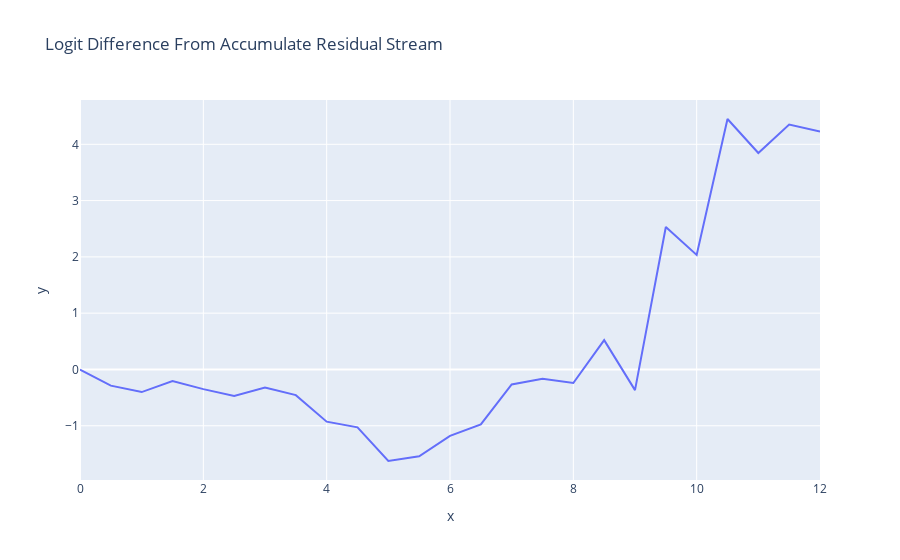
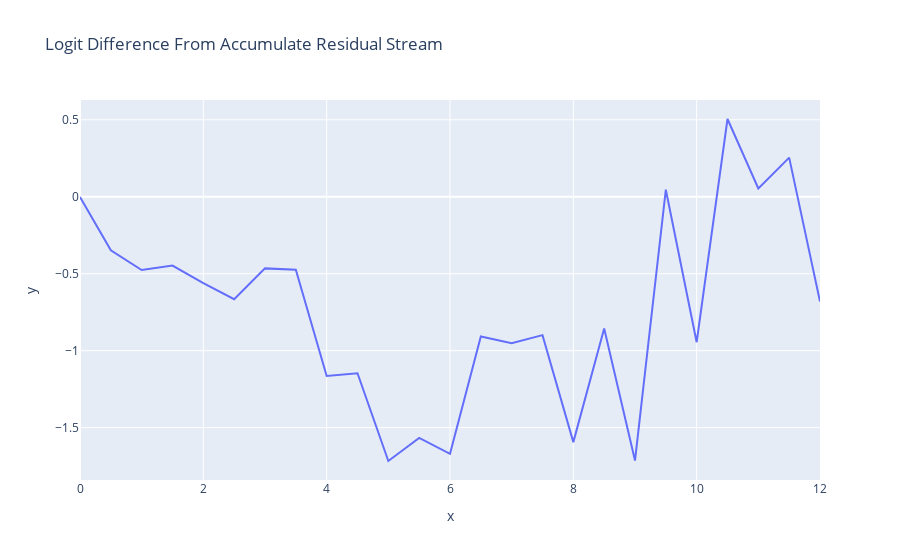

Notebook code cell kept with these figures, in order:
### Code cell
prompt = fact_prompts[sentence_idx]
prompt_1 = prompt["sentence_1"].format(
    subject=prompt["subject_1"], obj=""
)
prompt_2 = prompt["sentence_2"].format(
    subject=prompt["subject_2"], obj=""
)

layer_logit_difference_accumulate(prompt_1, logit_diff_directions)
layer_logit_difference_accumulate(prompt_2, logit_diff_directions)

### Figure 1 — Plotly figure (JSON) as saved in the notebook; plotly's stock layout.template omitted (floating-point values rounded to 4 significant figures)
{"data": [{"hovertemplate": "<b>%{hovertext}</b><br><br>x=%{x}<br>y=%{y}<extra></extra>", "hovertext": ["0_pre", "0_mid", "1_pre", "1_mid", "2_pre", "2_mid", "3_pre", "3_mid", "4_pre", "4_mid", "5_pre", "5_mid", "6_pre", "6_mid", "7_pre", "7_mid", "8_pre", "8_mid", "9_pre", "9_mid", "10_pre", "10_mid", "11_pre", "11_mid", "final_post"], "legendgroup": "", "line": {"color": "#636efa", "dash": "solid"}, "marker": {"symbol": "circle"}, "mode": "lines", "name": "", "orientation": "v", "showlegend": false, "type": "scatter", "x": [0, 0.5, 1, 1.5, 2, 2.5, 3, 3.5, 4, 4.5, 5, 5.5, 6, 6.5, 7, 7.5, 8, 8.5, 9, 9.5, 10, 10.5, 11, 11.5, 12], "xaxis": "x", "y": [-0.001099, -0.2875, -0.4016, -0.2076, -0.3491, -0.4716, -0.3224, -0.4561, -0.9271, -1.029, -1.626, -1.542, -1.179, -0.9756, -0.2666, -0.1663, -0.2402, 0.5204, -0.3671, 2.531, 2.034, 4.449, 3.846, 4.35, 4.225], "yaxis": "y"}], "layout": {"autosize": true, "legend": {"tracegroupgap": 0}, "title": {"text": "Logit Difference From Accumulate Residual Stream"}, "xaxis": {"anchor": "y", "autorange": true, "domain": [0, 1], "range": [0, 12], "title": {"text": "x"}, "type": "linear"}, "yaxis": {"anchor": "x", "autorange": true, "domain": [0, 1], "range": [-1.964, 4.787], "title": {"text": "y"}, "type": "linear"}}}

### Figure 2 — Plotly figure (JSON) as saved in the notebook; plotly's stock layout.template omitted (floating-point values rounded to 4 significant figures)
{"data": [{"hovertemplate": "<b>%{hovertext}</b><br><br>x=%{x}<br>y=%{y}<extra></extra>", "hovertext": ["0_pre", "0_mid", "1_pre", "1_mid", "2_pre", "2_mid", "3_pre", "3_mid", "4_pre", "4_mid", "5_pre", "5_mid", "6_pre", "6_mid", "7_pre", "7_mid", "8_pre", "8_mid", "9_pre", "9_mid", "10_pre", "10_mid", "11_pre", "11_mid", "final_post"], "legendgroup": "", "line": {"color": "#636efa", "dash": "solid"}, "marker": {"symbol": "circle"}, "mode": "lines", "name": "", "orientation": "v", "showlegend": false, "type": "scatter", "x": [0, 0.5, 1, 1.5, 2, 2.5, 3, 3.5, 4, 4.5, 5, 5.5, 6, 6.5, 7, 7.5, 8, 8.5, 9, 9.5, 10, 10.5, 11, 11.5, 12], "xaxis": "x", "y": [-0.001099, -0.3481, -0.4765, -0.4476, -0.5606, -0.6658, -0.4655, -0.4736, -1.164, -1.147, -1.717, -1.567, -1.671, -0.9081, -0.9515, -0.899, -1.594, -0.8556, -1.714, 0.04565, -0.9453, 0.5052, 0.0542, 0.254, -0.6812], "yaxis": "y"}], "layout": {"autosize": true, "legend": {"tracegroupgap": 0}, "title": {"text": "Logit Difference From Accumulate Residual Stream"}, "xaxis": {"anchor": "y", "autorange": true, "domain": [0, 1], "range": [0, 12], "title": {"text": "x"}, "type": "linear"}, "yaxis": {"anchor": "x", "autorange": true, "domain": [0, 1], "range": [-1.841, 0.6287], "title": {"text": "y"}, "type": "linear"}}}
